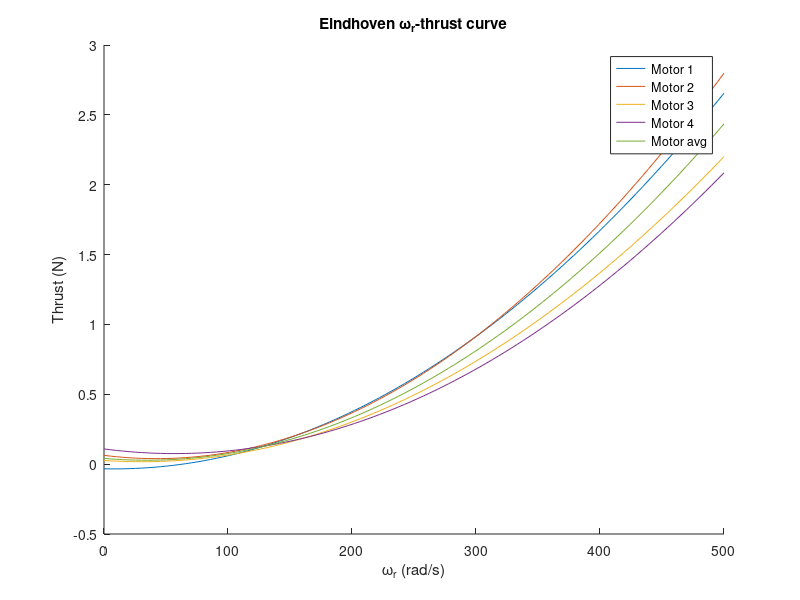
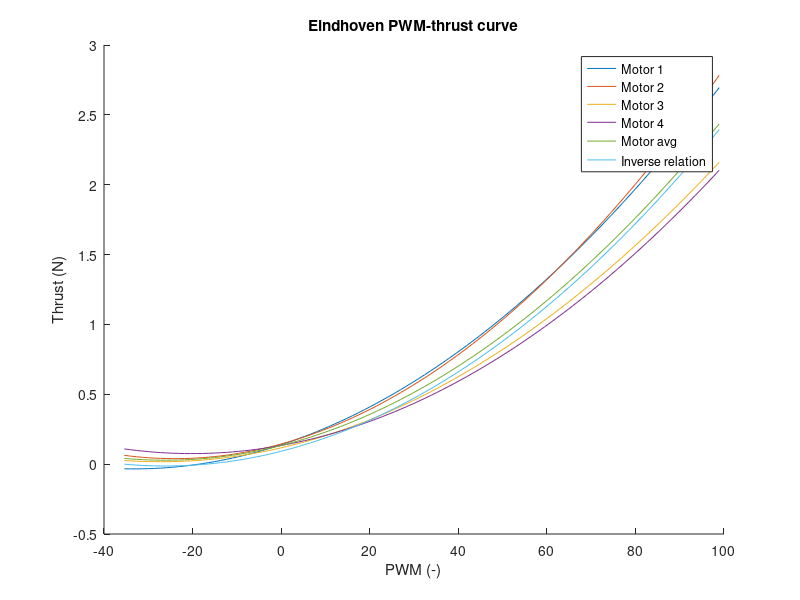

These charts were generated, in order, by the following MATLAB code:
%% Initialization
clear;
close all;
clc;


%% Given coefficients
cM = [3.7503, 132.7387;
      3.7123, 131.5018;
      3.6891, 130.7137;
      3.7380, 132.2209]';
cMAvg = mean(cM,2);

cTP = [1.5618e-4, 1.0395e-2, 0.13894;
       1.8150e-4, 8.7242e-3, 0.14425;
       1.3478e-4, 7.3295e-3, 0.11698;
       1.4306e-4, 5.7609e-3, 0.13362]';
cTPAvg = mean(cTP,2);


%% Derive cT1, cT2 and cT3 for each motor-rotor combination:
%  [motor 1, motor2, motor 3, motor 4]
cT = zeros(3,4);
for i = 1:4
    cT(1,i) = cTP(1,i)/cM(1,i)^2;
    cT(2,i) = -2*cM(2,i)*cTP(1,i)/cM(1,i)^2 + cTP(2,i)/cM(1,i);
    cT(3,i) = cTP(1,i)*cM(2,i)^2/cM(1,i)^2 - cM(2,i)*cTP(2,i)/cM(1,i) + ...
              cTP(3,i);
end


%% Derive average cT1, cT2 and cT3 from given coefficients
cT1Avg = cTPAvg(1)/cMAvg(1)^2;
cT2Avg = -2*cMAvg(2)*cTPAvg(1)/cMAvg(1)^2 + cTPAvg(2)/cMAvg(1);
cT3Avg = cTPAvg(1)*cMAvg(2)^2/cMAvg(1)^2 - ...
         cMAvg(2)*cTPAvg(2)/cMAvg(1) + cTPAvg(3);
cTAvg = [cT1Avg;cT2Avg;cT3Avg];


%% Plot omegaR-thrust relation
omegaR = linspace(0,500)';
T = [omegaR.^2,omegaR,ones(length(omegaR),1)]*cT;
TAvg = [omegaR.^2,omegaR,ones(length(omegaR),1)]*cTAvg;

c = [0,      0.4470, 0.7410;
     0.8500, 0.3250, 0.0980;
     0.9290, 0.6940, 0.1250;
     0.4940, 0.1840, 0.5560;
     0.4660, 0.6740, 0.1880;
     0.3010, 0.7450, 0.9330;
     0.6350, 0.0780, 0.1840];

figure('Name','Eindhoven omegaR-thrust curve');
hold on;
for i = 1:4
    plot(omegaR,T(:,i),'Color',c(i,:));
end
plot(omegaR,TAvg,'Color',c(5,:));
legend('Motor 1','Motor 2','Motor 3','Motor 4','Motor avg');
xlabel('\omega_r (rad/s)');
ylabel('Thrust (N)');
title('Eindhoven \omega_r-thrust curve');


%% Create PWM characteristic coefficients from omegaR-thrust relation
cTP2 = [cTAvg(1)*cMAvg(1)^2;
        2*cTAvg(1)*cMAvg(1)*cMAvg(2) + cTAvg(2)*cMAvg(1);
        cTAvg(1)*cMAvg(2)^2 + cTAvg(2)*cMAvg(2)];


%% Plot PWM-thrust relation
pwm = (omegaR - cMAvg(2))/cMAvg(1);
TP = [pwm.^2,pwm,ones(length(pwm),1)]*cTP;
TPAvg = [pwm.^2,pwm,ones(length(pwm),1)]*cTPAvg;
TP2 = [pwm.^2,pwm,ones(length(pwm),1)]*cTP2;

figure('Name','Eindhoven PWM-thrust curve');
hold on;
for i = 1:4
    plot(pwm,TP(:,i),'Color',c(i,:));
end
plot(pwm,TPAvg,'Color',c(5,:));
plot(pwm,TP2,'Color',c(6,:));
legend('Motor 1','Motor 2','Motor 3','Motor 4','Motor avg',...
       'Inverse relation');
xlabel('PWM (-)');
ylabel('Thrust (N)');
title('Eindhoven PWM-thrust curve');
